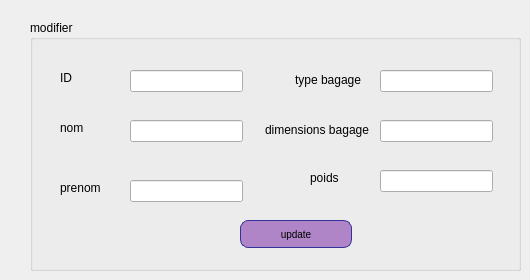
        <widget class="QWidget" name="tab_3">
         <attribute name="title">
          <string>modifier</string>
         </attribute>
         <widget class="QGroupBox" name="groupBox_3">
          <property name="geometry">
           <rect>
            <x>30</x>
            <y>20</y>
            <width>491</width>
            <height>251</height>
           </rect>
          </property>
          <property name="title">
           <string>modifier</string>
          </property>
          <widget class="QLabel" name="label_13">
           <property name="geometry">
            <rect>
             <x>30</x>
             <y>50</y>
             <width>56</width>
             <height>16</height>
            </rect>
           </property>
           <property name="text">
            <string>ID</string>
           </property>
          </widget>
          <widget class="QLabel" name="label_14">
           <property name="geometry">
            <rect>
             <x>30</x>
             <y>100</y>
             <width>56</width>
             <height>16</height>
            </rect>
           </property>
           <property name="text">
            <string>nom</string>
           </property>
          </widget>
          <widget class="QLabel" name="label_15">
           <property name="geometry">
            <rect>
             <x>30</x>
             <y>160</y>
             <width>56</width>
             <height>16</height>
            </rect>
           </property>
           <property name="text">
            <string>prenom</string>
           </property>
          </widget>
          <widget class="QLabel" name="label_16">
           <property name="geometry">
            <rect>
             <x>265</x>
             <y>50</y>
             <width>71</width>
             <height>20</height>
            </rect>
           </property>
           <property name="text">
            <string>type bagage</string>
           </property>
          </widget>
          <widget class="QLabel" name="label_17">
           <property name="geometry">
            <rect>
             <x>235</x>
             <y>100</y>
             <width>111</width>
             <height>20</height>
            </rect>
           </property>
           <property name="text">
            <string>dimensions bagage</string>
           </property>
          </widget>
          <widget class="QLabel" name="label_18">
           <property name="geometry">
            <rect>
             <x>280</x>
             <y>150</y>
             <width>56</width>
             <height>16</height>
            </rect>
           </property>
           <property name="text">
            <string>poids</string>
           </property>
          </widget>
          <widget class="QLineEdit" name="ID_2">
           <property name="geometry">
            <rect>
             <x>100</x>
             <y>50</y>
             <width>113</width>
             <height>22</height>
            </rect>
           </property>
          </widget>
          <widget class="QLineEdit" name="nom_2">
           <property name="geometry">
            <rect>
             <x>100</x>
             <y>100</y>
             <width>113</width>
             <height>22</height>
            </rect>
           </property>
          </widget>
          <widget class="QLineEdit" name="prenom_2">
           <property name="geometry">
            <rect>
             <x>100</x>
             <y>160</y>
             <width>113</width>
             <height>22</height>
            </rect>
           </property>
          </widget>
          <widget class="QLineEdit" name="typebagage_2">
           <property name="geometry">
            <rect>
             <x>350</x>
             <y>50</y>
             <width>113</width>
             <height>22</height>
            </rect>
           </property>
          </widget>
          <widget class="QLineEdit" name="dimensionsbagage_2">
           <property name="geometry">
            <rect>
             <x>350</x>
             <y>100</y>
             <width>113</width>
             <height>22</height>
            </rect>
           </property>
          </widget>
          <widget class="QLineEdit" name="poids_2">
           <property name="geometry">
            <rect>
             <x>350</x>
             <y>150</y>
             <width>113</width>
             <height>22</height>
            </rect>
           </property>
          </widget>
          <widget class="QPushButton" name="update">
           <property name="geometry">
            <rect>
             <x>210</x>
             <y>200</y>
             <width>112</width>
             <height>28</height>
            </rect>
           </property>
           <property name="styleSheet">
            <string notr="true">QPushButton {
color: black;
background-color: rgb(175, 133, 200);
border-width: 1px;
border-color: #339;
border-style: solid;
border-radius: 8;
padding: 3px;
font-size: 10px;
padding-left: 5px;
padding-right: 5px;
min-width: 100px;
max-width: 300px;
min-height: 20px;
max-height: 50px;
}</string>
           </property>
           <property name="text">
            <string>update</string>
           </property>
          </widget>
         </widget>
        </widget>
